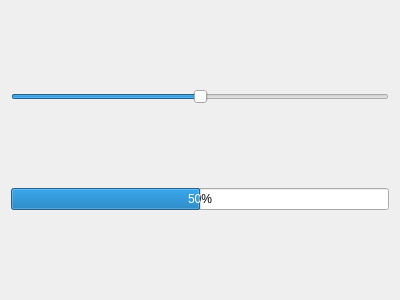
<?xml version="1.0" encoding="UTF-8"?>
<ui version="4.0">
 <class>DialogVolumen</class>
 <widget class="QDialog" name="DialogVolumen">
  <property name="geometry">
   <rect>
    <x>0</x>
    <y>0</y>
    <width>400</width>
    <height>300</height>
   </rect>
  </property>
  <property name="windowTitle">
   <string>Dialog</string>
  </property>
  <layout class="QVBoxLayout" name="verticalLayout">
   <item>
    <widget class="QSlider" name="horizontalSlider_volumen">
     <property name="maximum">
      <number>100</number>
     </property>
     <property name="value">
      <number>50</number>
     </property>
     <property name="orientation">
      <enum>Qt::Horizontal</enum>
     </property>
    </widget>
   </item>
   <item>
    <widget class="QProgressBar" name="progressBar_volumen">
     <property name="value">
      <number>50</number>
     </property>
    </widget>
   </item>
  </layout>
 </widget>
 <resources/>
 <connections>
  <connection>
   <sender>horizontalSlider_volumen</sender>
   <signal>valueChanged(int)</signal>
   <receiver>progressBar_volumen</receiver>
   <slot>setValue(int)</slot>
   <hints>
    <hint type="sourcelabel">
     <x>156</x>
     <y>88</y>
    </hint>
    <hint type="destinationlabel">
     <x>173</x>
     <y>194</y>
    </hint>
   </hints>
  </connection>
 </connections>
</ui>
